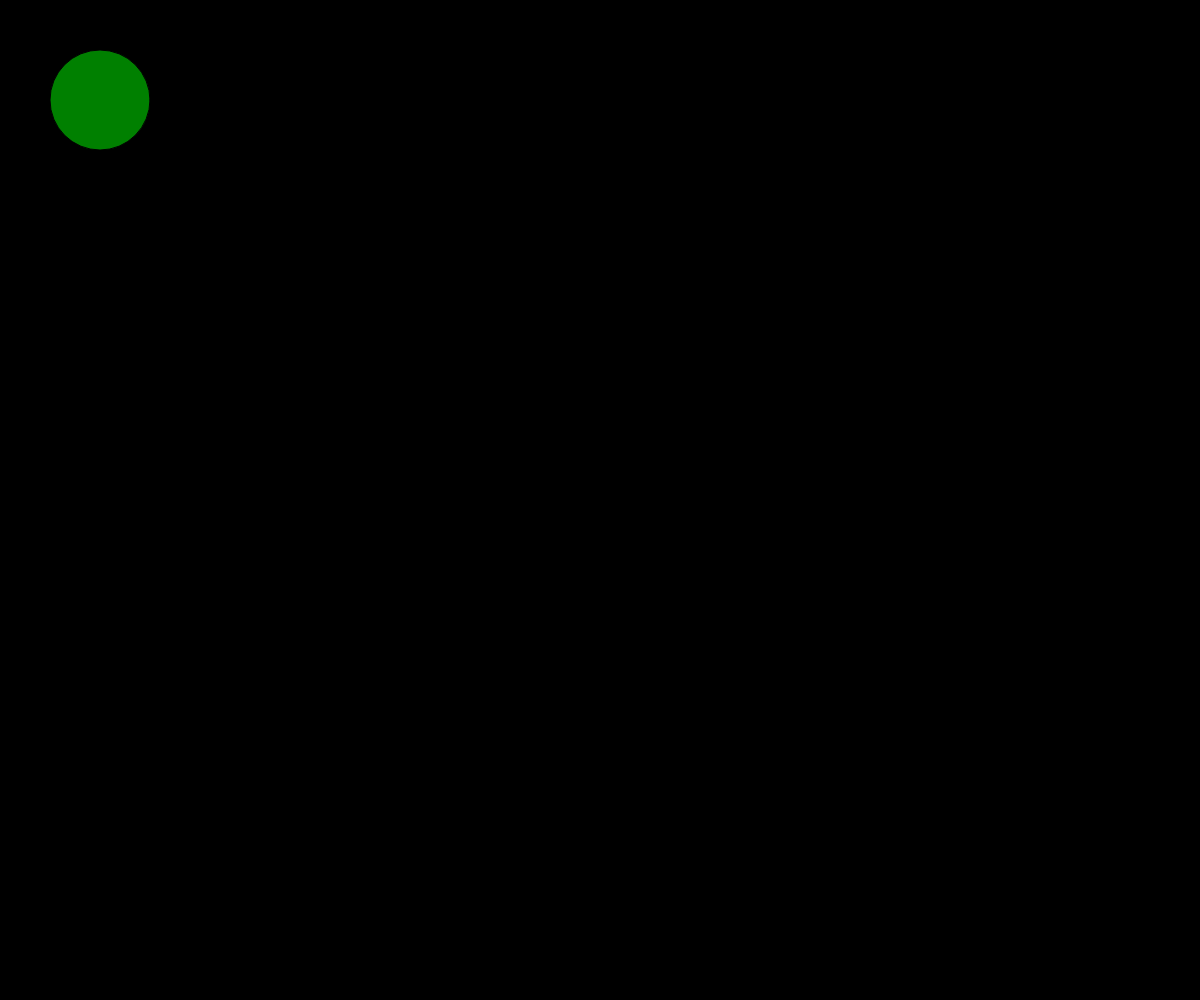
Frame 1 (no input)
Frame 60 (no input): identical to frame 1, image omitted
Frame 120 (the mouse pressed at the canvas centre since frame 60): identical to frame 1, image omitted

The p5.js sketch that drew this single still picture (run headless with seeded random() and noise() and a simulated clock; from frame 60 on, the mouse is pressed at the canvas centre):

// p5.js sketch
// ── sketch.js
function setup() {
  createCanvas(windowWidth, windowHeight);
}

function draw() {
  background(0);
  fill('green')
  circle(100, 100, 100);
}
